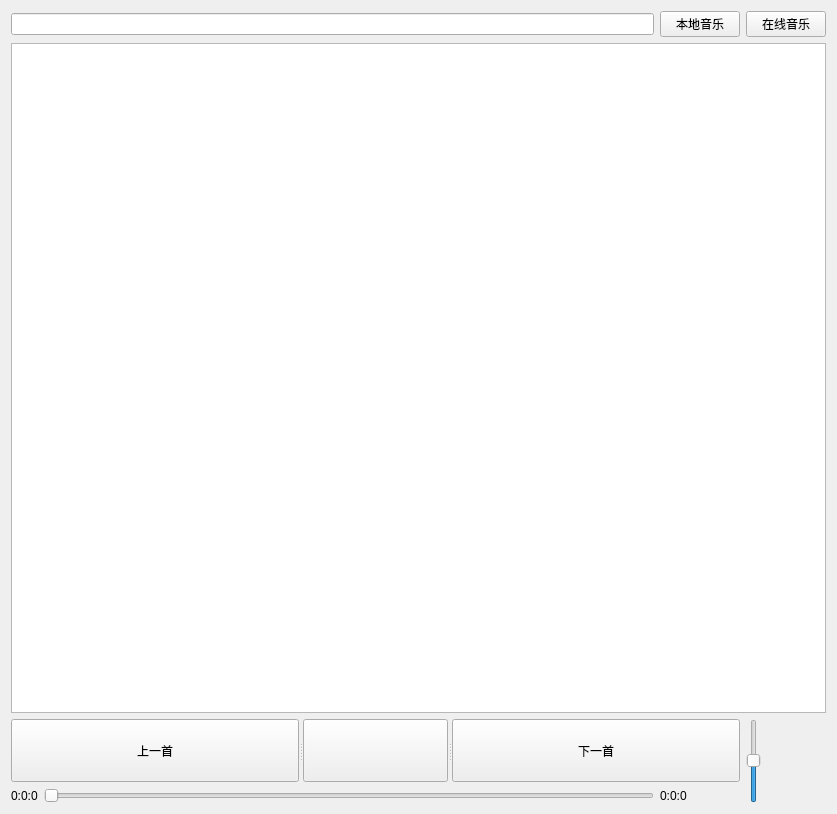
<?xml version="1.0" encoding="UTF-8"?>
<ui version="4.0">
 <class>musicClass</class>
 <widget class="QMainWindow" name="musicClass">
  <property name="geometry">
   <rect>
    <x>0</x>
    <y>0</y>
    <width>837</width>
    <height>814</height>
   </rect>
  </property>
  <property name="windowTitle">
   <string>音乐播放器</string>
  </property>
  <property name="windowIcon">
   <iconset>
    <normaloff>icon/cbe12a01b3f672c53afee65d350f86ef.jpeg</normaloff>icon/cbe12a01b3f672c53afee65d350f86ef.jpeg</iconset>
  </property>
  <property name="styleSheet">
   <string notr="true">background-image:url(:/icon/f83d097ec2b95c80fe22ab3078c96114.jpeg)</string>
  </property>
  <widget class="QWidget" name="centralWidget">
   <layout class="QGridLayout" name="gridLayout">
    <item row="3" column="0" colspan="3">
     <widget class="QSplitter" name="splitter">
      <property name="orientation">
       <enum>Qt::Horizontal</enum>
      </property>
      <widget class="QPushButton" name="beforeButton">
       <property name="text">
        <string>上一首</string>
       </property>
      </widget>
      <widget class="QPushButton" name="playButton">
       <property name="text">
        <string/>
       </property>
      </widget>
      <widget class="QPushButton" name="nextButton">
       <property name="text">
        <string>下一首</string>
       </property>
      </widget>
     </widget>
    </item>
    <item row="4" column="1">
     <widget class="QSlider" name="horizontalSlider">
      <property name="orientation">
       <enum>Qt::Horizontal</enum>
      </property>
     </widget>
    </item>
    <item row="4" column="0">
     <widget class="QLabel" name="nowTime">
      <property name="text">
       <string>0:0:0</string>
      </property>
     </widget>
    </item>
    <item row="0" column="0" colspan="2">
     <widget class="QLineEdit" name="lineEdit"/>
    </item>
    <item row="0" column="2">
     <widget class="QPushButton" name="local_Music_Button">
      <property name="text">
       <string>本地音乐</string>
      </property>
     </widget>
    </item>
    <item row="2" column="0" colspan="4">
     <widget class="QListWidget" name="musicList">
      <property name="verticalScrollBarPolicy">
       <enum>Qt::ScrollBarAsNeeded</enum>
      </property>
      <property name="sizeAdjustPolicy">
       <enum>QAbstractScrollArea::AdjustToContents</enum>
      </property>
      <property name="modelColumn">
       <number>0</number>
      </property>
      <property name="currentRow">
       <number>-1</number>
      </property>
     </widget>
    </item>
    <item row="0" column="3">
     <widget class="QPushButton" name="online_Music_Button">
      <property name="text">
       <string>在线音乐</string>
      </property>
     </widget>
    </item>
    <item row="4" column="2">
     <widget class="QLabel" name="allTime">
      <property name="text">
       <string>0:0:0</string>
      </property>
     </widget>
    </item>
    <item row="3" column="3" rowspan="2">
     <widget class="QSlider" name="verticalSlider">
      <property name="value">
       <number>50</number>
      </property>
      <property name="orientation">
       <enum>Qt::Vertical</enum>
      </property>
     </widget>
    </item>
   </layout>
  </widget>
 </widget>
 <layoutdefault spacing="6" margin="11"/>
 <resources>
  <include location="music.qrc"/>
 </resources>
 <connections/>
</ui>
